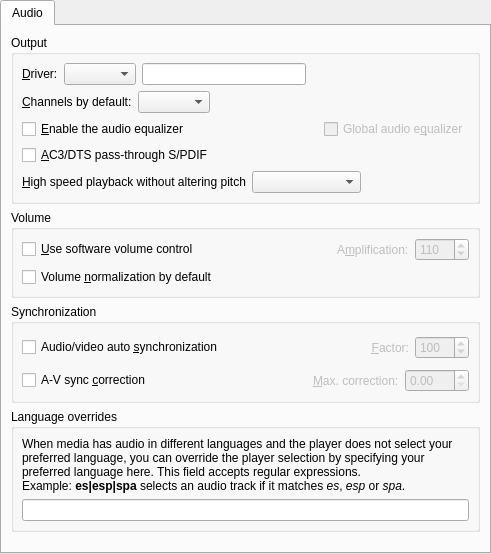
<?xml version="1.0" encoding="UTF-8"?>
<ui version="4.0">
 <class>Gui::Pref::TAudio</class>
 <widget class="QWidget" name="Gui::Pref::TAudio">
  <property name="geometry">
   <rect>
    <x>0</x>
    <y>0</y>
    <width>491</width>
    <height>554</height>
   </rect>
  </property>
  <layout class="QVBoxLayout">
   <property name="spacing">
    <number>0</number>
   </property>
   <property name="margin">
    <number>0</number>
   </property>
   <item>
    <widget class="QTabWidget" name="audio_tab_widget">
     <property name="currentIndex">
      <number>0</number>
     </property>
     <widget class="QWidget" name="audio_tab">
      <attribute name="title">
       <string>Audio</string>
      </attribute>
      <layout class="QVBoxLayout" name="verticalLayout">
       <item>
        <widget class="QGroupBox" name="output_group">
         <property name="title">
          <string>Output</string>
         </property>
         <layout class="QVBoxLayout" name="verticalLayout_3">
          <property name="margin">
           <number>8</number>
          </property>
          <item>
           <layout class="QHBoxLayout">
            <item>
             <widget class="QLabel" name="ao_label">
              <property name="text">
               <string>&amp;Driver:</string>
              </property>
              <property name="wordWrap">
               <bool>false</bool>
              </property>
              <property name="buddy">
               <cstring>ao_combo</cstring>
              </property>
             </widget>
            </item>
            <item>
             <widget class="QComboBox" name="ao_combo">
              <property name="sizePolicy">
               <sizepolicy hsizetype="Preferred" vsizetype="Fixed">
                <horstretch>0</horstretch>
                <verstretch>0</verstretch>
               </sizepolicy>
              </property>
              <property name="editable">
               <bool>false</bool>
              </property>
             </widget>
            </item>
            <item>
             <widget class="QLineEdit" name="ao_user_defined_edit"/>
            </item>
            <item>
             <spacer>
              <property name="orientation">
               <enum>Qt::Horizontal</enum>
              </property>
              <property name="sizeHint" stdset="0">
               <size>
                <width>81</width>
                <height>20</height>
               </size>
              </property>
             </spacer>
            </item>
           </layout>
          </item>
          <item>
           <layout class="QHBoxLayout">
            <property name="spacing">
             <number>6</number>
            </property>
            <property name="margin">
             <number>0</number>
            </property>
            <item>
             <widget class="QLabel" name="channels_label">
              <property name="text">
               <string>&amp;Channels by default:</string>
              </property>
              <property name="buddy">
               <cstring>channels_combo</cstring>
              </property>
             </widget>
            </item>
            <item>
             <widget class="QComboBox" name="channels_combo"/>
            </item>
            <item>
             <spacer>
              <property name="orientation">
               <enum>Qt::Horizontal</enum>
              </property>
              <property name="sizeHint" stdset="0">
               <size>
                <width>40</width>
                <height>20</height>
               </size>
              </property>
             </spacer>
            </item>
           </layout>
          </item>
          <item>
           <layout class="QHBoxLayout" name="equalizer_layout">
            <item>
             <widget class="QCheckBox" name="audio_equalizer_check">
              <property name="text">
               <string>&amp;Enable the audio equalizer</string>
              </property>
             </widget>
            </item>
            <item>
             <spacer name="horizontalSpacer">
              <property name="orientation">
               <enum>Qt::Horizontal</enum>
              </property>
              <property name="sizeHint" stdset="0">
               <size>
                <width>40</width>
                <height>20</height>
               </size>
              </property>
             </spacer>
            </item>
            <item>
             <widget class="QCheckBox" name="global_audio_equalizer_check">
              <property name="enabled">
               <bool>false</bool>
              </property>
              <property name="text">
               <string>Global audio e&amp;qualizer</string>
              </property>
             </widget>
            </item>
           </layout>
          </item>
          <item>
           <widget class="QCheckBox" name="hwac3_check">
            <property name="text">
             <string>&amp;AC3/DTS pass-through S/PDIF</string>
            </property>
           </widget>
          </item>
          <item>
           <layout class="QHBoxLayout">
            <property name="spacing">
             <number>6</number>
            </property>
            <property name="margin">
             <number>0</number>
            </property>
            <item>
             <widget class="QLabel" name="scaletempo_label">
              <property name="text">
               <string>&amp;High speed playback without altering pitch</string>
              </property>
              <property name="buddy">
               <cstring>scaletempo_combo</cstring>
              </property>
             </widget>
            </item>
            <item>
             <widget class="Gui::Pref::TTristateCombo" name="scaletempo_combo">
              <property name="sizePolicy">
               <sizepolicy hsizetype="Expanding" vsizetype="Fixed">
                <horstretch>0</horstretch>
                <verstretch>0</verstretch>
               </sizepolicy>
              </property>
             </widget>
            </item>
            <item>
             <spacer>
              <property name="orientation">
               <enum>Qt::Horizontal</enum>
              </property>
              <property name="sizeHint" stdset="0">
               <size>
                <width>40</width>
                <height>20</height>
               </size>
              </property>
             </spacer>
            </item>
           </layout>
          </item>
         </layout>
        </widget>
       </item>
       <item>
        <widget class="QGroupBox" name="volume_group">
         <property name="title">
          <string>Volume</string>
         </property>
         <layout class="QVBoxLayout">
          <property name="margin">
           <number>8</number>
          </property>
          <item>
           <layout class="QHBoxLayout">
            <property name="spacing">
             <number>6</number>
            </property>
            <property name="margin">
             <number>0</number>
            </property>
            <item>
             <widget class="QCheckBox" name="softvol_check">
              <property name="text">
               <string>&amp;Use software volume control</string>
              </property>
             </widget>
            </item>
            <item>
             <spacer>
              <property name="orientation">
               <enum>Qt::Horizontal</enum>
              </property>
              <property name="sizeHint" stdset="0">
               <size>
                <width>20</width>
                <height>20</height>
               </size>
              </property>
             </spacer>
            </item>
            <item>
             <widget class="QLabel" name="amplification_label">
              <property name="enabled">
               <bool>false</bool>
              </property>
              <property name="text">
               <string>A&amp;mplification:</string>
              </property>
              <property name="wordWrap">
               <bool>false</bool>
              </property>
              <property name="buddy">
               <cstring>softvol_amp_spin</cstring>
              </property>
             </widget>
            </item>
            <item>
             <widget class="QSpinBox" name="softvol_amp_spin">
              <property name="enabled">
               <bool>false</bool>
              </property>
              <property name="minimum">
               <number>100</number>
              </property>
              <property name="maximum">
               <number>1000</number>
              </property>
              <property name="value">
               <number>110</number>
              </property>
             </widget>
            </item>
           </layout>
          </item>
          <item>
           <widget class="QCheckBox" name="volnorm_check">
            <property name="text">
             <string>Volume &amp;normalization by default</string>
            </property>
           </widget>
          </item>
         </layout>
        </widget>
       </item>
       <item>
        <widget class="QGroupBox" name="synchronization_group">
         <property name="title">
          <string>Synchronization</string>
         </property>
         <layout class="QVBoxLayout">
          <property name="margin">
           <number>8</number>
          </property>
          <item>
           <layout class="QHBoxLayout">
            <item>
             <widget class="QCheckBox" name="autosync_check">
              <property name="text">
               <string>Audio/video auto &amp;synchronization</string>
              </property>
             </widget>
            </item>
            <item>
             <spacer>
              <property name="orientation">
               <enum>Qt::Horizontal</enum>
              </property>
              <property name="sizeType">
               <enum>QSizePolicy::Expanding</enum>
              </property>
              <property name="sizeHint" stdset="0">
               <size>
                <width>40</width>
                <height>31</height>
               </size>
              </property>
             </spacer>
            </item>
            <item>
             <widget class="QLabel" name="factor_label">
              <property name="enabled">
               <bool>false</bool>
              </property>
              <property name="text">
               <string>&amp;Factor:</string>
              </property>
              <property name="alignment">
               <set>Qt::AlignRight|Qt::AlignTrailing|Qt::AlignVCenter</set>
              </property>
              <property name="wordWrap">
               <bool>false</bool>
              </property>
              <property name="buddy">
               <cstring>autosync_spin</cstring>
              </property>
             </widget>
            </item>
            <item>
             <widget class="QSpinBox" name="autosync_spin">
              <property name="enabled">
               <bool>false</bool>
              </property>
              <property name="minimum">
               <number>0</number>
              </property>
              <property name="maximum">
               <number>1000</number>
              </property>
              <property name="value">
               <number>100</number>
              </property>
             </widget>
            </item>
           </layout>
          </item>
          <item>
           <layout class="QHBoxLayout">
            <item>
             <widget class="QCheckBox" name="use_mc_check">
              <property name="text">
               <string>A-V sync &amp;correction</string>
              </property>
             </widget>
            </item>
            <item>
             <spacer>
              <property name="orientation">
               <enum>Qt::Horizontal</enum>
              </property>
              <property name="sizeHint" stdset="0">
               <size>
                <width>40</width>
                <height>20</height>
               </size>
              </property>
             </spacer>
            </item>
            <item>
             <widget class="QLabel" name="mc_label">
              <property name="enabled">
               <bool>false</bool>
              </property>
              <property name="text">
               <string>&amp;Max. correction:</string>
              </property>
              <property name="buddy">
               <cstring>mc_spin</cstring>
              </property>
             </widget>
            </item>
            <item>
             <widget class="QDoubleSpinBox" name="mc_spin">
              <property name="enabled">
               <bool>false</bool>
              </property>
              <property name="maximum">
               <double>100.000000000000000</double>
              </property>
              <property name="singleStep">
               <double>0.100000000000000</double>
              </property>
             </widget>
            </item>
           </layout>
          </item>
         </layout>
        </widget>
       </item>
       <item>
        <widget class="QGroupBox" name="language_group">
         <property name="title">
          <string>Language overrides</string>
         </property>
         <layout class="QVBoxLayout" name="verticalLayout_2">
          <property name="margin">
           <number>8</number>
          </property>
          <item>
           <widget class="QLabel" name="language_label">
            <property name="text">
             <string>&lt;html&gt;&lt;head/&gt;&lt;body&gt;&lt;p&gt;When media has audio in different languages and the player does not select your preferred language, you can override the player selection by specifying your preferred language here. This field accepts regular expressions.&lt;br/&gt;Example: &lt;span style=&quot; font-weight:600;&quot;&gt;es|esp|spa&lt;/span&gt; selects an audio track if it matches &lt;span style=&quot; font-style:italic;&quot;&gt;es&lt;/span&gt;, &lt;span style=&quot; font-style:italic;&quot;&gt;esp&lt;/span&gt; or &lt;span style=&quot; font-style:italic;&quot;&gt;spa&lt;/span&gt;.&lt;/p&gt;&lt;/body&gt;&lt;/html&gt;</string>
            </property>
            <property name="wordWrap">
             <bool>true</bool>
            </property>
            <property name="buddy">
             <cstring>language_edit</cstring>
            </property>
           </widget>
          </item>
          <item>
           <widget class="QLineEdit" name="language_edit"/>
          </item>
         </layout>
        </widget>
       </item>
       <item>
        <spacer name="verticalSpacer">
         <property name="orientation">
          <enum>Qt::Vertical</enum>
         </property>
         <property name="sizeHint" stdset="0">
          <size>
           <width>20</width>
           <height>40</height>
          </size>
         </property>
        </spacer>
       </item>
      </layout>
     </widget>
    </widget>
   </item>
  </layout>
 </widget>
 <customwidgets>
  <customwidget>
   <class>Gui::Pref::TTristateCombo</class>
   <extends>QComboBox</extends>
   <header>gui/pref/tristatecombo.h</header>
  </customwidget>
 </customwidgets>
 <tabstops>
  <tabstop>audio_tab_widget</tabstop>
  <tabstop>ao_combo</tabstop>
  <tabstop>ao_user_defined_edit</tabstop>
  <tabstop>channels_combo</tabstop>
  <tabstop>audio_equalizer_check</tabstop>
  <tabstop>global_audio_equalizer_check</tabstop>
  <tabstop>hwac3_check</tabstop>
  <tabstop>scaletempo_combo</tabstop>
  <tabstop>softvol_check</tabstop>
  <tabstop>softvol_amp_spin</tabstop>
  <tabstop>volnorm_check</tabstop>
  <tabstop>autosync_check</tabstop>
  <tabstop>autosync_spin</tabstop>
  <tabstop>use_mc_check</tabstop>
  <tabstop>mc_spin</tabstop>
  <tabstop>language_edit</tabstop>
 </tabstops>
 <resources/>
 <connections>
  <connection>
   <sender>softvol_check</sender>
   <signal>toggled(bool)</signal>
   <receiver>softvol_amp_spin</receiver>
   <slot>setEnabled(bool)</slot>
   <hints>
    <hint type="sourcelabel">
     <x>124</x>
     <y>256</y>
    </hint>
    <hint type="destinationlabel">
     <x>504</x>
     <y>256</y>
    </hint>
   </hints>
  </connection>
  <connection>
   <sender>softvol_check</sender>
   <signal>toggled(bool)</signal>
   <receiver>amplification_label</receiver>
   <slot>setEnabled(bool)</slot>
   <hints>
    <hint type="sourcelabel">
     <x>124</x>
     <y>256</y>
    </hint>
    <hint type="destinationlabel">
     <x>405</x>
     <y>256</y>
    </hint>
   </hints>
  </connection>
  <connection>
   <sender>autosync_check</sender>
   <signal>toggled(bool)</signal>
   <receiver>autosync_spin</receiver>
   <slot>setEnabled(bool)</slot>
   <hints>
    <hint type="sourcelabel">
     <x>137</x>
     <y>385</y>
    </hint>
    <hint type="destinationlabel">
     <x>430</x>
     <y>386</y>
    </hint>
   </hints>
  </connection>
  <connection>
   <sender>autosync_check</sender>
   <signal>toggled(bool)</signal>
   <receiver>factor_label</receiver>
   <slot>setEnabled(bool)</slot>
   <hints>
    <hint type="sourcelabel">
     <x>137</x>
     <y>385</y>
    </hint>
    <hint type="destinationlabel">
     <x>361</x>
     <y>386</y>
    </hint>
   </hints>
  </connection>
  <connection>
   <sender>use_mc_check</sender>
   <signal>toggled(bool)</signal>
   <receiver>mc_label</receiver>
   <slot>setEnabled(bool)</slot>
   <hints>
    <hint type="sourcelabel">
     <x>90</x>
     <y>406</y>
    </hint>
    <hint type="destinationlabel">
     <x>341</x>
     <y>407</y>
    </hint>
   </hints>
  </connection>
  <connection>
   <sender>use_mc_check</sender>
   <signal>toggled(bool)</signal>
   <receiver>mc_spin</receiver>
   <slot>setEnabled(bool)</slot>
   <hints>
    <hint type="sourcelabel">
     <x>90</x>
     <y>406</y>
    </hint>
    <hint type="destinationlabel">
     <x>432</x>
     <y>407</y>
    </hint>
   </hints>
  </connection>
  <connection>
   <sender>audio_equalizer_check</sender>
   <signal>toggled(bool)</signal>
   <receiver>global_audio_equalizer_check</receiver>
   <slot>setEnabled(bool)</slot>
   <hints>
    <hint type="sourcelabel">
     <x>115</x>
     <y>95</y>
    </hint>
    <hint type="destinationlabel">
     <x>389</x>
     <y>95</y>
    </hint>
   </hints>
  </connection>
 </connections>
</ui>
